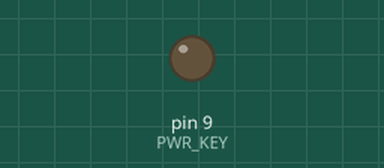
The sketch below on a simulated Arduino Uno, built with avr-gcc and run on an emulated ATmega328P. On the bench: output pins drawn as LEDs (lit = HIGH). The modem accepts every AT command (registered, SIM ready, sends succeed) and sends nothing else; pins used as bus, display or sensor lines are not drawn.

Above: at 0.1 s.
At 1.2 s:
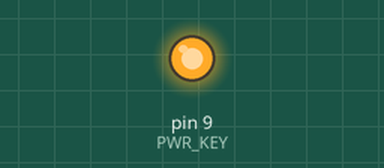
Timing chart, 0 to 2.7 s (numbered marks = the images above):
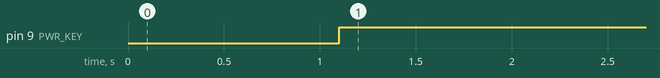

Measured:
- by itself, pin 9 (PWR_KEY): LOW → HIGH at 1.1 s

The sketch:

traking_arduino_l620.ino
```cpp
#include <TinyGPS.h>
#include <avr/wdt.h>
#include <SoftwareSerial.h>
//Call class gps
TinyGPS gps;

//Setup serial Software
SoftwareSerial SerialSim(10, 11); // RX, TX
//SoftwareSerial SerialGPS(5, 6); // RX, TX

//define power key module sim
#define PWR_KEY     9
#define RESET_KEY   8

/*AT*/
char* AT = "AT\r\n";
char* NETWORK_STATUS =  "AT+CEREG?\r\n";

//char* OPEN_MQTT = "AT+EMQNEW=\"m14.cloudmqtt.com\",\"11342\",60000,100\r\n";
char* OPEN_MQTT = "AT+EMQNEW=\"scpbroker.thingxyz.net\",\"1993\",60000,100\r\n";

//char* LOGIN_MQTT = "AT+EMQCON=0,3,\"blink\",1000,1,0,0,\"pammvrnv\",\"VFKR7oxo2qgb\"\r\n";
char* LOGIN_MQTT = "AT+EMQCON=0,3,\"Tracking\",1000,1,0\r\n";

void turn_on_L620(void)
{
  digitalWrite (PWR_KEY, LOW);
  delay (500);
  digitalWrite (PWR_KEY, HIGH);
  delay (300);
}

void reset_L620(void)
{
  digitalWrite (RESET_KEY, LOW);
  delay (100);
  digitalWrite(RESET_KEY, HIGH);
  delay (500);
}
//Define

char* data_gps = "{\"geometry\":{\"type\":\"Point\",\"coordinates\":[%s,%s]}}";
char* data_header = "AT+EMQPUB=0,\"/SCPCloud/DEVICE/TK001\",1,0,0,%d,\"%s\"\r\n";
char buf_str[128] = "";
char buf_hex[200] = "";
char data_pub[200] = "";

void setup()
{
  //Set up  baud rate serial
  Serial.begin(9600);
  SerialSim.begin(115200);

  pinMode (PWR_KEY, OUTPUT);
  pinMode (RESET_KEY, OUTPUT);
  //Reset and Turn on module sim L620
RST_L620:
  init_BC66();
  //Close MQTT
  sendATcommand("AT+EMQDISCON=0", "OK", 2000);
  delay(50);
  //Open MQTT
  if (!sendATcommand(OPEN_MQTT, "OK", 2000)) {
    goto RST_L620;
  }
  delay(50);
  //Login MQTT
  if (!sendATcommand(LOGIN_MQTT, "OK", 2000)) {
    goto RST_L620;
  }
}

void loop()
{
//#if 0
  bool newData = false;
  while (Serial.available()) {
    char c = Serial.read();
    // Serial.write(c); // uncomment this line if you want to see the GPS data flowing
    if (gps.encode(c)) // Did a new valid sentence come in?
      newData = true;
  }
//#endif
//  bool newData = true;
  if (newData ) {
    float flat, flon;
    char flat_str[15], flon_str[15];
    unsigned long age;
    gps.f_get_position(&flat, &flon, &age);

    dtostrf(flat, 7, 6, flat_str);
    dtostrf(flon, 7, 6, flon_str);

    sprintf (buf_str, data_gps, flon_str, flat_str);

    string2hexString(buf_str, buf_hex);

    sprintf (data_pub, data_header, strlen(buf_hex), buf_hex);


    MQTT_PUB(data_pub);

    newData = false;
  }
//  delay(2000);
}

void MQTT_PUB(char *pub)
{
  if (sendATcommand(pub, "OK", 5000));
}


//function to convert ascii char[] to hex-string (char[])
void string2hexString(char* input, char* output)
{
  int loop = 0;
  int i = 0;
  while (input[loop] != '\0')
  {
    sprintf((char*)(output + i), "%02X", input[loop]);
    loop += 1;
    i += 2;
  }
  //insert NULL at the end of the output string
  output[i++] = '\0';
}

int8_t sendATcommand(char* ATcommand, char* expected_answer, unsigned int timeout) {

  uint8_t x = 0,  answer = 0;
  char response[100];
  unsigned long previous;

  memset(response, '\0', 100); // Clean response buffer

  delay(100); // Delay to be sure no passed commands interfere

  while ( SerialSim.available() > 0) SerialSim.read();   // Wait for clean input buffer

  SerialSim.println(ATcommand);    // Send the AT command

  previous = millis();

  // this loop waits for the answer
  do {
    // if there are data in the UART input buffer, reads it and checks for the asnwer
    if (SerialSim.available() != 0) {
      response[x] = SerialSim.read();
      x++;
      // check if the desired answer is in the response of the module
      if (strstr(response, expected_answer) != NULL) {
        answer = 1;
      }
    }
    // Waits for the answer with time out
  } while ((answer == 0) && ((millis() - previous) < timeout));

  return answer;
}

void init_BC66()
{
  uint8_t i = 0;
  reset_L620();
  turn_on_L620();
  //Sent AT
  sendATcommand(AT, "OK", 1000);
  delay(50);

  //Turn off echo
  sendATcommand("ATE0", "OK", 1000);
  delay(50);

  //Check Network status
  //Wait 1,5s
  //Check network in three minutes
  for (i = 0; i < 36; i++) {
    if (sendATcommand(NETWORK_STATUS, "+CEREG: 0,1", 1000)) {
      break;
    }
    delay (5000);
  }
  if (i == 36) {
    init_BC66();
  }
  return;
}
```
